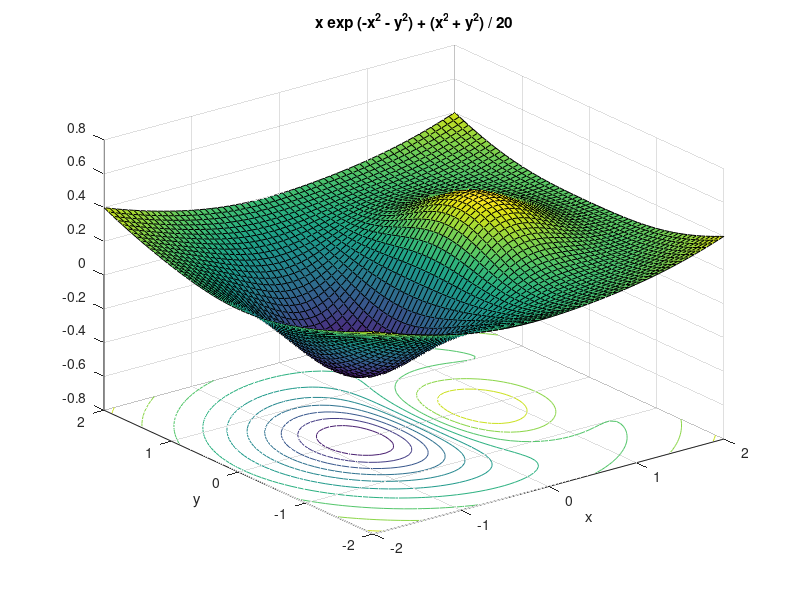

MATLAB code for this plot:
f = @(x,y) x.*exp(-x.^2-y.^2)+(x.^2+y.^2)/20;
% ezsurfc(f,[-20,20])
ezsurfc(f,[-2,2])
fun = @(x) f(x(1),x(2));
% x0 = [-10; 10];
x0 = [.5; 0];
options = optimset('LargeScale','off','Display','iter');
% options = optimset(options,'Display','iter');
[x, fval, exitflag, output] = fminunc(fun,x0,options)